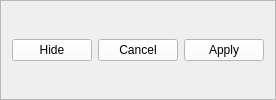
                     <widget class="QFrame" name="frame_17">
                      <property name="frameShape">
                       <enum>QFrame::StyledPanel</enum>
                      </property>
                      <property name="frameShadow">
                       <enum>QFrame::Raised</enum>
                      </property>
                      <layout class="QHBoxLayout" name="horizontalLayout_8">
                       <item>
                        <widget class="QPushButton" name="hideConfig_btn">
                         <property name="styleSheet">
                          <string notr="true">background-color: rgb(255, 255, 255);</string>
                         </property>
                         <property name="text">
                          <string>Hide</string>
                         </property>
                        </widget>
                       </item>
                       <item>
                        <widget class="QPushButton" name="cancelConfig_btn">
                         <property name="styleSheet">
                          <string notr="true">background-color: rgb(255, 255, 255);</string>
                         </property>
                         <property name="text">
                          <string>Cancel</string>
                         </property>
                        </widget>
                       </item>
                       <item>
                        <widget class="QPushButton" name="applyconfig_btn">
                         <property name="styleSheet">
                          <string notr="true">background-color: rgb(255, 255, 255);</string>
                         </property>
                         <property name="text">
                          <string>Apply</string>
                         </property>
                        </widget>
                       </item>
                      </layout>
                     </widget>
